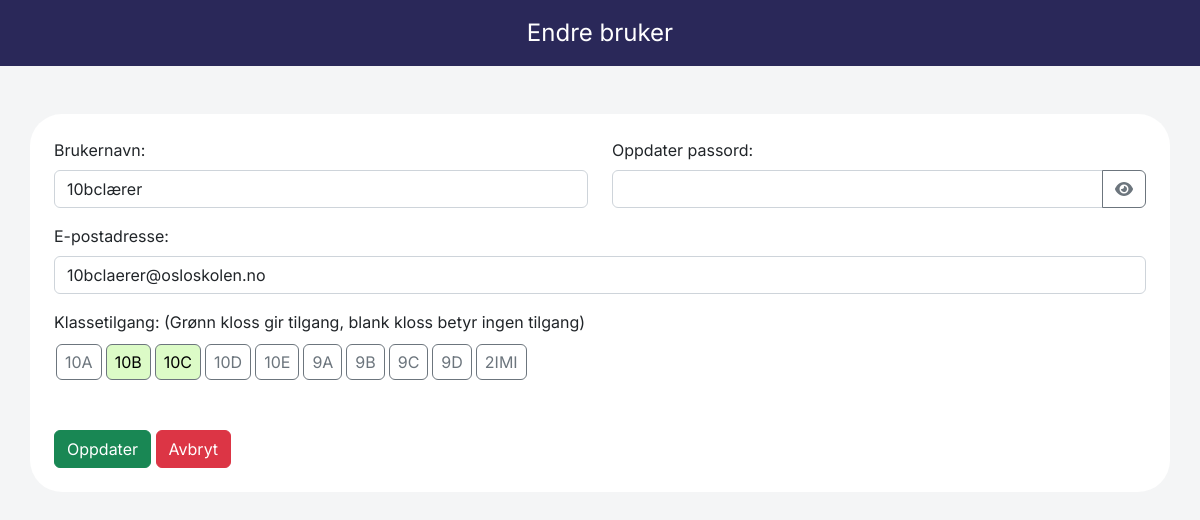
/user_management/edit_user.php?id=3 (signed in), run on the app's committed database.
### tables this page shows
CREATE TABLE `users` (
  `id` int(50) NOT NULL,
  `username` varchar(50) NOT NULL,
  `mail` varchar(50) NOT NULL,
  `password` varchar(200) NOT NULL,
  `access` varchar(200) NOT NULL DEFAULT '0'
);

CREATE TABLE `classes` (
  `id` int(50) NOT NULL,
  `class_name` varchar(50) NOT NULL
);

### user_management/edit_user.php (the view, shortened to what this page needs)
<?php
include "../db_conn.php";
$username = $_SESSION['username'];
$queryUserAccess = "SELECT access FROM users WHERE username='$username'";
$resultUserAccess = mysqli_query($conn, $queryUserAccess);
$accessLevels = mysqli_fetch_assoc($resultUserAccess)['access'];
$accessLevels = explode('-', $accessLevels);
if (isset($_GET['id']) && is_numeric($_GET['id'])) {
    $userId = $_GET['id'];
    $queryUser = "SELECT * FROM users WHERE id='$userId'";
    $resultUser = mysqli_query($conn, $queryUser);
    if ($resultUser) {
        $user = mysqli_fetch_assoc($resultUser);
        $existingEmail = isset($user['mail']) ? $user['mail'] : '';
    } else {
        echo "Feil ved henting av brukerinformasjon.";
        exit();
    }
} else {
    echo "Ugyldig bruker-ID.";
    exit();
}
$queryAccess = "SELECT access FROM users WHERE id='$userId'";
$resultAccess = mysqli_query($conn, $queryAccess);
if ($resultAccess) {
    $userAccess = mysqli_fetch_assoc($resultAccess);
    $existingAccess = $userAccess['access'];
    $accessLevels = explode('-', $existingAccess);
} else {
    echo "Feil ved henting av brukerens tilgangsnivåer.";
    exit();
}
$queryClasses = "SELECT id, class_name FROM classes";
$resultClasses = mysqli_query($conn, $queryClasses);
?>
<!DOCTYPE html>
<html lang="en">
<head>
    <link href="https://cdn.jsdelivr.net/npm/bootstrap@5.2.3/dist/css/bootstrap.min.css" rel="stylesheet"
>
    <link rel="stylesheet" href="https://cdnjs.cloudflare.com/ajax/libs/font-awesome/6.4.0/css/all.min.css"
 />
    <link rel="stylesheet" href="../style.css" />
</head>
<body>
<nav class="navbar navbar-light justify-content-center fs-4 mb-5 custom-navlinks text-white">
        Endre bruker
</nav>
<div class="container bg-white p-4 rounded-5 mb-5">
    <form method="post" action="edit_user.php?id=<?php echo $userId; ?>">
        <div class="mb-3 row">
            <div class="col">
                <label for="username" class="form-label">Brukernavn:</label>
                <input type="text" class="form-control" id="username" name="username"
                    value="<?php echo $user['username']; ?>" required>
            </div>
            <div class="col">
                <label for="password" class="form-label">Oppdater passord:</label>
                <div class="input-group">
                    <input type="password" class="form-control" id="password" name="password" value="">
                    <button type="button" class="btn btn-outline-secondary" id="togglePassword">
                        <i class="fas fa-eye"></i>
                    </button>
                </div>
            </div>
        </div>
        <div class="mb-3 row">
            <div class="col">
                <label for="email" class="form-label">E-postadresse:</label>
                <input type="email" class="form-control" id="email" name="email"
                    value="<?php echo $existingEmail; ?>" required>
            </div>
        </div>
        <div class="mb-5">
            <label for="access" class="form-label">Klassetilgang: (Grønn kloss gir tilgang, blank kloss betyr ingen tilgang)</label><br>
            <?php
            if ($resultClasses) {
                while ($class = mysqli_fetch_assoc($resultClasses)) {
                    $classId = $class['id'];
                    $className = $class['class_name'];
                    $selected = in_array($classId, $accessLevels) ? 'selected' : '';
                    echo '<button type="button" class="btn px-2 btn btn-outline-secondary class-button ' . $selected . '" data-class-id="' . $classId . '">' . $className . '</button>';
                }
            }
            ?>
        </div>
        <button type="submit" class="btn btn-success" onclick="updateAccess()">Oppdater</button>
        <a href="user_management.php" class="btn btn-danger">Avbryt</a>
    </form>
</div>
</body>
</html>

### style.css (style rules this page uses)
* { font-family: 'Inter', sans-serif; }
body { background-color: #F4F5F6; }
html { scroll-behavior: smooth; }
.custom-navlinks { background-color: #2A2859; padding: 15px; }
a { color: #000000; text-decoration: none; }

### user_management/edit_user.php (style rules this page uses)
.class-button { padding: 5px; margin: 2px; cursor: pointer; }
.selected { background-color: #DCFBC7; color: #000; }

### data on the page
users: username "10bclærer", email "10bclaerer@osloskolen.no"
classes: class_name "10A"
classes: class_name "10B"
classes: class_name "10C"
classes: class_name "10D"
classes: class_name "10E"
classes: class_name "9A"
classes: class_name "9B"
classes: class_name "9C"
classes: class_name "9D"
classes: class_name "2IMI"
